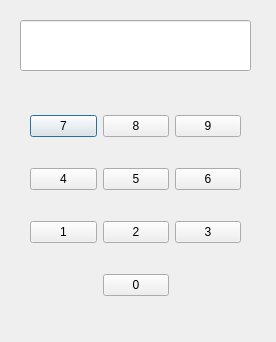
<?xml version="1.0" encoding="UTF-8"?>
<ui version="4.0">
 <class>Dialog</class>
 <widget class="QDialog" name="Dialog">
  <property name="geometry">
   <rect>
    <x>0</x>
    <y>0</y>
    <width>276</width>
    <height>342</height>
   </rect>
  </property>
  <property name="windowTitle">
   <string>Dialog</string>
  </property>
  <widget class="QWidget" name="gridLayoutWidget">
   <property name="geometry">
    <rect>
     <x>30</x>
     <y>90</y>
     <width>211</width>
     <height>231</height>
    </rect>
   </property>
   <layout class="QGridLayout" name="gridLayout">
    <item row="0" column="0">
     <widget class="QPushButton" name="pushButton_7">
      <property name="text">
       <string>7</string>
      </property>
     </widget>
    </item>
    <item row="0" column="1">
     <widget class="QPushButton" name="pushButton_8">
      <property name="text">
       <string>8</string>
      </property>
     </widget>
    </item>
    <item row="1" column="0">
     <widget class="QPushButton" name="pushButton">
      <property name="text">
       <string>4</string>
      </property>
     </widget>
    </item>
    <item row="1" column="2">
     <widget class="QPushButton" name="pushButton_3">
      <property name="text">
       <string>6</string>
      </property>
     </widget>
    </item>
    <item row="1" column="1">
     <widget class="QPushButton" name="pushButton_2">
      <property name="text">
       <string>5</string>
      </property>
     </widget>
    </item>
    <item row="2" column="1">
     <widget class="QPushButton" name="pushButton_5">
      <property name="text">
       <string>2</string>
      </property>
     </widget>
    </item>
    <item row="0" column="2">
     <widget class="QPushButton" name="pushButton_9">
      <property name="text">
       <string>9</string>
      </property>
     </widget>
    </item>
    <item row="2" column="0">
     <widget class="QPushButton" name="pushButton_4">
      <property name="text">
       <string>1</string>
      </property>
     </widget>
    </item>
    <item row="2" column="2">
     <widget class="QPushButton" name="pushButton_6">
      <property name="text">
       <string>3</string>
      </property>
     </widget>
    </item>
    <item row="3" column="1">
     <widget class="QPushButton" name="pushButton_10">
      <property name="text">
       <string>0</string>
      </property>
     </widget>
    </item>
   </layout>
  </widget>
  <widget class="QLineEdit" name="lineEdit">
   <property name="geometry">
    <rect>
     <x>20</x>
     <y>20</y>
     <width>231</width>
     <height>51</height>
    </rect>
   </property>
  </widget>
 </widget>
 <resources/>
 <connections/>
</ui>
